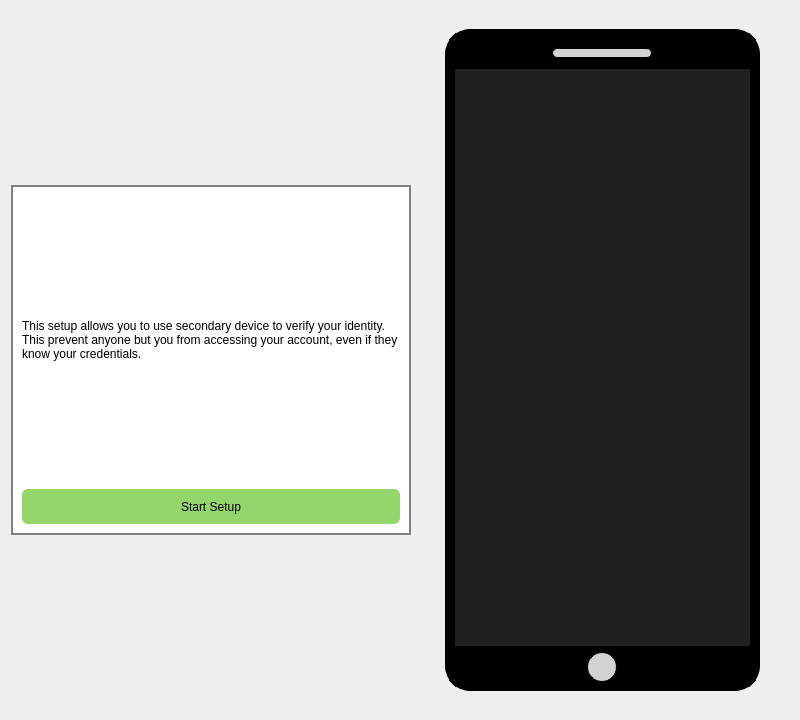
<?xml version="1.0" encoding="UTF-8"?>
<ui version="4.0">
 <class>Form</class>
 <widget class="QWidget" name="Form">
  <property name="geometry">
   <rect>
    <x>0</x>
    <y>0</y>
    <width>800</width>
    <height>720</height>
   </rect>
  </property>
  <property name="sizePolicy">
   <sizepolicy hsizetype="Expanding" vsizetype="Expanding">
    <horstretch>0</horstretch>
    <verstretch>0</verstretch>
   </sizepolicy>
  </property>
  <property name="windowTitle">
   <string>Form</string>
  </property>
  <property name="styleSheet">
   <string notr="true">#left_stacked {
	border: 1.5px solid grey;
	background-color: #fff;
}

QPushButton {
	width: 120px;
	height: 35px;
	border-radius: 6px;
	border: none;
}

#left_stacked QPushButton {
	background-color:#94d56c;
}

#left_stacked QPushButton:hover {
	background-color:#85c061;
}

#qr_title {
	font-weight: bold;
	font-size: 11pt;
	color: #7f8083;
}

#qr_description {
	font-size: 9pt;
	color: #7f8083;
}

#qr {
	background-color: #fff;
	padding: 10px;
	border: 1px solid silver;
}


#phone_frame {
	border: 10px solid black;
	border-radius: 25px;
	background-color: white;
}

#phone_top, #phone_bottom {
	background-color: black;
}

#phone_top_design {
	background-color: lightgrey;
	border: 1px solid;
	border-radius: 5px;
}

#phone_bottom_design {
	background-color: lightgrey;
	border: 1px solid;
	border-radius: 15px;
}

#phone_page1 {
	background-color: #202020;
}

#phone_page2 {
	background-color: #272727;
}

#qr_section {
	background-color: rgba(255,255,255,0.75);
	border: none;
	border-radius: 20px;
	margin: 20px 5px;
}

#link_btn, #scan_btn {
	color: #fff;
	font-weight: bold;
	background-color: #388ccc;
}

#link_btn:hover, #scan_btn:hover {
	background-color: #327eb8;
}

#cancel_btn {
	color: #fff;
	font-weight: bold;
	background-color: #c03d33;
}

#cancel_btn:hover {
	background-color: #ad372e;
}

#warning_label {
	color: #049c84;
}</string>
  </property>
  <layout class="QHBoxLayout" name="horizontalLayout">
   <item alignment="Qt::AlignRight">
    <widget class="QStackedWidget" name="left_stacked">
     <property name="minimumSize">
      <size>
       <width>400</width>
       <height>350</height>
      </size>
     </property>
     <property name="maximumSize">
      <size>
       <width>450</width>
       <height>350</height>
      </size>
     </property>
     <property name="frameShape">
      <enum>QFrame::NoFrame</enum>
     </property>
     <property name="frameShadow">
      <enum>QFrame::Raised</enum>
     </property>
     <property name="currentIndex">
      <number>0</number>
     </property>
     <widget class="QWidget" name="page1">
      <layout class="QVBoxLayout" name="verticalLayout">
       <item>
        <widget class="QLabel" name="label">
         <property name="text">
          <string>This setup allows you to use secondary device to verify your identity. This prevent anyone but you from accessing your account, even if they know your credentials.</string>
         </property>
         <property name="wordWrap">
          <bool>true</bool>
         </property>
        </widget>
       </item>
       <item>
        <widget class="QPushButton" name="setup_btn">
         <property name="cursor">
          <cursorShape>PointingHandCursor</cursorShape>
         </property>
         <property name="text">
          <string>Start Setup</string>
         </property>
        </widget>
       </item>
      </layout>
     </widget>
     <widget class="QWidget" name="page2">
      <layout class="QVBoxLayout" name="verticalLayout_5">
       <item>
        <widget class="QLabel" name="qr_title">
         <property name="text">
          <string>Scan this QR code with your app</string>
         </property>
        </widget>
       </item>
       <item>
        <widget class="QLabel" name="qr_description">
         <property name="text">
          <string>Scan the QR code below with the authentication app on your phone.</string>
         </property>
         <property name="wordWrap">
          <bool>true</bool>
         </property>
        </widget>
       </item>
       <item alignment="Qt::AlignHCenter">
        <widget class="QLabel" name="qr">
         <property name="text">
          <string/>
         </property>
         <property name="pixmap">
          <pixmap>../../resources/images/qr.PNG</pixmap>
         </property>
        </widget>
       </item>
      </layout>
     </widget>
    </widget>
   </item>
   <item alignment="Qt::AlignHCenter">
    <widget class="QFrame" name="phone_frame">
     <property name="minimumSize">
      <size>
       <width>315</width>
       <height>500</height>
      </size>
     </property>
     <property name="maximumSize">
      <size>
       <width>315</width>
       <height>662</height>
      </size>
     </property>
     <property name="frameShape">
      <enum>QFrame::NoFrame</enum>
     </property>
     <property name="frameShadow">
      <enum>QFrame::Raised</enum>
     </property>
     <layout class="QVBoxLayout" name="verticalLayout_7">
      <property name="spacing">
       <number>0</number>
      </property>
      <property name="leftMargin">
       <number>0</number>
      </property>
      <property name="topMargin">
       <number>0</number>
      </property>
      <property name="rightMargin">
       <number>0</number>
      </property>
      <property name="bottomMargin">
       <number>0</number>
      </property>
      <item>
       <widget class="QWidget" name="phone_top" native="true">
        <property name="maximumSize">
         <size>
          <width>16777215</width>
          <height>30</height>
         </size>
        </property>
        <layout class="QHBoxLayout" name="horizontalLayout_5">
         <property name="leftMargin">
          <number>0</number>
         </property>
         <property name="topMargin">
          <number>7</number>
         </property>
         <property name="rightMargin">
          <number>0</number>
         </property>
         <property name="bottomMargin">
          <number>9</number>
         </property>
         <item>
          <widget class="QLabel" name="phone_top_design">
           <property name="sizePolicy">
            <sizepolicy hsizetype="Preferred" vsizetype="Fixed">
             <horstretch>0</horstretch>
             <verstretch>0</verstretch>
            </sizepolicy>
           </property>
           <property name="minimumSize">
            <size>
             <width>0</width>
             <height>0</height>
            </size>
           </property>
           <property name="maximumSize">
            <size>
             <width>100</width>
             <height>10</height>
            </size>
           </property>
           <property name="text">
            <string/>
           </property>
          </widget>
         </item>
        </layout>
       </widget>
      </item>
      <item>
       <widget class="QStackedWidget" name="phone_container">
        <property name="sizePolicy">
         <sizepolicy hsizetype="Maximum" vsizetype="Maximum">
          <horstretch>0</horstretch>
          <verstretch>0</verstretch>
         </sizepolicy>
        </property>
        <property name="maximumSize">
         <size>
          <width>315</width>
          <height>600</height>
         </size>
        </property>
        <property name="cursor">
         <cursorShape>ArrowCursor</cursorShape>
        </property>
        <property name="styleSheet">
         <string notr="true"/>
        </property>
        <property name="frameShape">
         <enum>QFrame::NoFrame</enum>
        </property>
        <property name="frameShadow">
         <enum>QFrame::Raised</enum>
        </property>
        <property name="currentIndex">
         <number>0</number>
        </property>
        <widget class="QWidget" name="phone_page1"/>
        <widget class="QWidget" name="phone_page2">
         <property name="styleSheet">
          <string notr="true"/>
         </property>
         <layout class="QVBoxLayout" name="verticalLayout_6">
          <item>
           <widget class="QLabel" name="qr_section">
            <property name="styleSheet">
             <string notr="true"/>
            </property>
            <property name="text">
             <string/>
            </property>
            <property name="pixmap">
             <pixmap>../../resources/images/qr.PNG</pixmap>
            </property>
            <property name="alignment">
             <set>Qt::AlignCenter</set>
            </property>
           </widget>
          </item>
          <item>
           <widget class="QPushButton" name="scan_btn">
            <property name="cursor">
             <cursorShape>PointingHandCursor</cursorShape>
            </property>
            <property name="text">
             <string>Scan</string>
            </property>
           </widget>
          </item>
         </layout>
        </widget>
        <widget class="QWidget" name="phone_page3">
         <layout class="QVBoxLayout" name="verticalLayout_2">
          <item>
           <widget class="QFrame" name="register_container">
            <property name="frameShape">
             <enum>QFrame::StyledPanel</enum>
            </property>
            <property name="frameShadow">
             <enum>QFrame::Raised</enum>
            </property>
            <layout class="QVBoxLayout" name="verticalLayout_4">
             <item>
              <widget class="QLabel" name="label_8">
               <property name="text">
                <string>Are you sure you want the link the device to MFA APP?</string>
               </property>
               <property name="wordWrap">
                <bool>true</bool>
               </property>
              </widget>
             </item>
             <item>
              <widget class="QLabel" name="warning_label">
               <property name="sizePolicy">
                <sizepolicy hsizetype="Preferred" vsizetype="Maximum">
                 <horstretch>0</horstretch>
                 <verstretch>0</verstretch>
                </sizepolicy>
               </property>
               <property name="text">
                <string>Account is linked.</string>
               </property>
              </widget>
             </item>
             <item>
              <layout class="QGridLayout" name="gridLayout">
               <item row="2" column="0">
                <widget class="QLabel" name="label_11">
                 <property name="sizePolicy">
                  <sizepolicy hsizetype="Minimum" vsizetype="Preferred">
                   <horstretch>0</horstretch>
                   <verstretch>0</verstretch>
                  </sizepolicy>
                 </property>
                 <property name="text">
                  <string/>
                 </property>
                 <property name="pixmap">
                  <pixmap>../../resources/icons/monitor.svg</pixmap>
                 </property>
                </widget>
               </item>
               <item row="0" column="1">
                <widget class="QLabel" name="location_label">
                 <property name="text">
                  <string>Location</string>
                 </property>
                </widget>
               </item>
               <item row="0" column="0">
                <widget class="QLabel" name="label_9">
                 <property name="sizePolicy">
                  <sizepolicy hsizetype="Minimum" vsizetype="Preferred">
                   <horstretch>0</horstretch>
                   <verstretch>0</verstretch>
                  </sizepolicy>
                 </property>
                 <property name="maximumSize">
                  <size>
                   <width>24</width>
                   <height>16777215</height>
                  </size>
                 </property>
                 <property name="text">
                  <string/>
                 </property>
                 <property name="pixmap">
                  <pixmap>../../resources/icons/map-pin.svg</pixmap>
                 </property>
                </widget>
               </item>
               <item row="1" column="0">
                <widget class="QLabel" name="label_10">
                 <property name="sizePolicy">
                  <sizepolicy hsizetype="Minimum" vsizetype="Preferred">
                   <horstretch>0</horstretch>
                   <verstretch>0</verstretch>
                  </sizepolicy>
                 </property>
                 <property name="text">
                  <string/>
                 </property>
                 <property name="pixmap">
                  <pixmap>../../resources/icons/clock.svg</pixmap>
                 </property>
                </widget>
               </item>
               <item row="1" column="1">
                <widget class="QLabel" name="time_label">
                 <property name="text">
                  <string>Time</string>
                 </property>
                </widget>
               </item>
               <item row="2" column="1">
                <widget class="QLabel" name="device_label">
                 <property name="text">
                  <string>Device</string>
                 </property>
                </widget>
               </item>
               <item row="3" column="1">
                <widget class="QLabel" name="user_label">
                 <property name="text">
                  <string>User</string>
                 </property>
                </widget>
               </item>
               <item row="3" column="0">
                <widget class="QLabel" name="label_12">
                 <property name="sizePolicy">
                  <sizepolicy hsizetype="Minimum" vsizetype="Preferred">
                   <horstretch>0</horstretch>
                   <verstretch>0</verstretch>
                  </sizepolicy>
                 </property>
                 <property name="text">
                  <string/>
                 </property>
                 <property name="pixmap">
                  <pixmap>../../resources/icons/user.svg</pixmap>
                 </property>
                </widget>
               </item>
              </layout>
             </item>
             <item>
              <layout class="QHBoxLayout" name="horizontalLayout_4">
               <property name="topMargin">
                <number>60</number>
               </property>
               <item>
                <widget class="QPushButton" name="cancel_btn">
                 <property name="cursor">
                  <cursorShape>PointingHandCursor</cursorShape>
                 </property>
                 <property name="text">
                  <string>Cancel</string>
                 </property>
                </widget>
               </item>
               <item>
                <widget class="QPushButton" name="link_btn">
                 <property name="cursor">
                  <cursorShape>PointingHandCursor</cursorShape>
                 </property>
                 <property name="text">
                  <string>Link</string>
                 </property>
                </widget>
               </item>
              </layout>
             </item>
            </layout>
           </widget>
          </item>
         </layout>
        </widget>
       </widget>
      </item>
      <item>
       <widget class="QWidget" name="phone_bottom" native="true">
        <property name="maximumSize">
         <size>
          <width>16777215</width>
          <height>35</height>
         </size>
        </property>
        <layout class="QHBoxLayout" name="horizontalLayout_6">
         <property name="spacing">
          <number>0</number>
         </property>
         <property name="leftMargin">
          <number>0</number>
         </property>
         <property name="topMargin">
          <number>6</number>
         </property>
         <property name="rightMargin">
          <number>0</number>
         </property>
         <property name="bottomMargin">
          <number>0</number>
         </property>
         <item>
          <widget class="QLabel" name="phone_bottom_design">
           <property name="sizePolicy">
            <sizepolicy hsizetype="Fixed" vsizetype="Fixed">
             <horstretch>0</horstretch>
             <verstretch>0</verstretch>
            </sizepolicy>
           </property>
           <property name="minimumSize">
            <size>
             <width>30</width>
             <height>30</height>
            </size>
           </property>
           <property name="text">
            <string/>
           </property>
          </widget>
         </item>
        </layout>
       </widget>
      </item>
     </layout>
    </widget>
   </item>
  </layout>
 </widget>
 <resources/>
 <connections/>
</ui>
